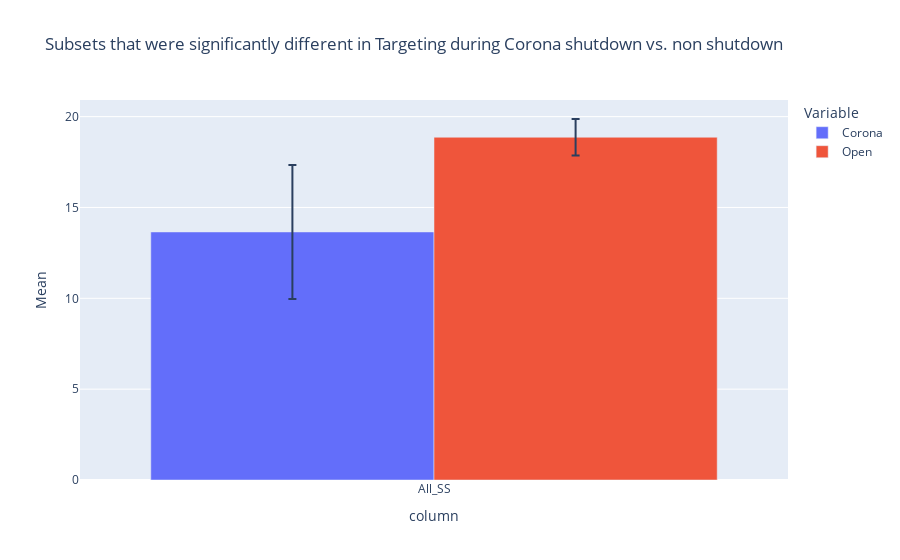

Here is the notebook cell this chart was saved with:
### Code cell
test = pd.DataFrame()
sig = ["All_SS"]
#sig = ["Ross","Chandler","BT1","BT2", "BT3","BT4","BT5","GR1","GR2","GR3","GR4","GR5","male", "female","All_SS","All_GR", "All_BT", "Total: "]

for column in sig:
    x = st.t.interval(alpha=0.95, df=len(corona_target[column])-1, loc=np.mean(corona_target[column]), scale=st.sem(corona_target[column],nan_policy='omit'))
    y = st.t.interval(alpha=0.95, df=len(open_target[column])-1, loc=np.mean(open_target[column]), scale=st.sem(open_target[column],nan_policy='omit'))
    if overlap(x[0],x[1],y[0],y[1])==False:
        
        corona_mean = corona_target[column].mean()
        open_mean = open_target[column].mean()
        corona_int = st.t.interval(alpha=0.95, df=len(corona_target[column])-1, loc=np.mean(corona_target[column]), scale=st.sem(corona_target[column],nan_policy='omit'))
        open_int = st.t.interval(alpha=0.95, df=len(open_target[column])-1, loc=np.mean(open_target[column]), scale=st.sem(open_target[column],nan_policy='omit'))

        corona_error = (corona_int[1] - corona_int[0])/2
        open_error = (open_int[1] - open_int[0])/2
        pd.Series()
        data = {'Variable':['Corona','Open'], 'Mean':[corona_mean,open_mean],'error':[corona_error,open_error],'column':[column,column]} 
        data = pd.DataFrame(data)
        test = pd.concat([test, data])
    else:
        print(column,"Has Confidence Intervals that overlap")
        print("Here are the confidence intervals:")
        print("Corona",x)
        print("Open",y)
test

px.bar(test, x = "column", y = "Mean", color = "Variable", error_y = "error", barmode = "group", title = "Subsets that were significantly different in Targeting during Corona shutdown vs. non shutdown")

### Figure 1 — Plotly figure (JSON) as saved in the notebook; plotly's stock layout.template omitted (floating-point values rounded to 4 significant figures)
{"data": [{"alignmentgroup": "True", "error_y": {"array": [3.685]}, "hovertemplate": "Variable=Corona<br>column=%{x}<br>Mean=%{y}<extra></extra>", "legendgroup": "Corona", "marker": {"color": "#636efa"}, "name": "Corona", "offsetgroup": "Corona", "orientation": "v", "showlegend": true, "textposition": "auto", "type": "bar", "x": ["All_SS"], "xaxis": "x", "y": [13.65], "yaxis": "y"}, {"alignmentgroup": "True", "error_y": {"array": [1.005]}, "hovertemplate": "Variable=Open<br>column=%{x}<br>Mean=%{y}<extra></extra>", "legendgroup": "Open", "marker": {"color": "#EF553B"}, "name": "Open", "offsetgroup": "Open", "orientation": "v", "showlegend": true, "textposition": "auto", "type": "bar", "x": ["All_SS"], "xaxis": "x", "y": [18.86], "yaxis": "y"}], "layout": {"barmode": "group", "legend": {"title": {"text": "Variable"}, "tracegroupgap": 0}, "title": {"text": "Subsets that were significantly different in Targeting during Corona shutdown vs. non shutdown"}, "xaxis": {"anchor": "y", "domain": [0, 1], "title": {"text": "column"}}, "yaxis": {"anchor": "x", "domain": [0, 1], "title": {"text": "Mean"}}}}
